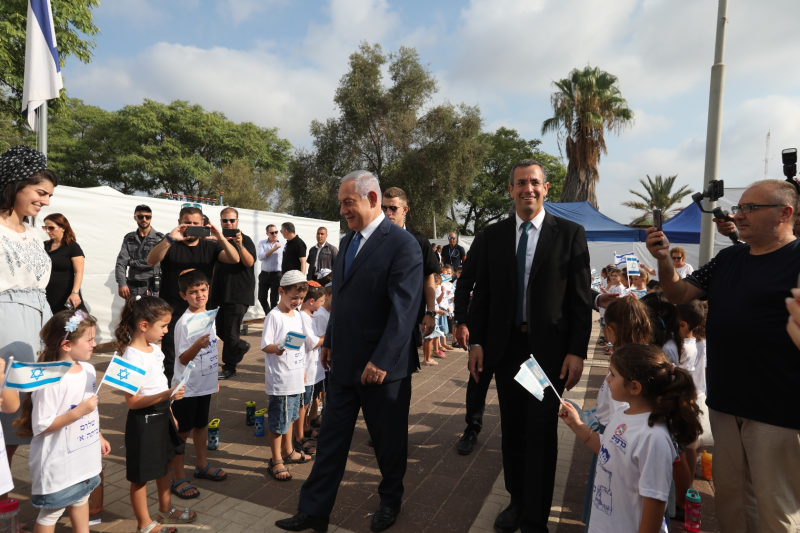
#> input picture content-kit/yesha/2026-10-education-carousel-v2/photos/elkana.jpg, 1600 x 1066 px, given in place of 5fd07075-image.png, which was not available (shown at 1/2 size)
$ python make_after.py ../../yesha/2026-10-education-carousel-v2/photos/elkana.jpg
#> lines starting #> are read from the running program, lines starting #| are printed output that depends on the picture; pictures that were not available may be replaced by others from this repository, and a replacement may not be noted
### content-kit/hatzionut-hadatit/2026-10-story-cities/make_video.py
"""Religious Zionism story video #2: activists across the country, city by city (1080x1920, 30fps, no music)."""
import os, subprocess, math
from PIL import Image, ImageDraw, ImageFont, ImageFilter

HERE = os.path.dirname(os.path.abspath(__file__))
SKILL = '/tmp/claude-0/-home-user-The-tur/1a5819ee-0cc0-5045-b086-4a8a80216453/scratchpad/pro-video-editing'
FONT_B = SKILL + '/assets/fonts/Karantina-Bold.ttf'
FONT_R = SKILL + '/assets/fonts/Karantina-Regular.ttf'
SFX = SKILL + '/assets/sfx/'
LOGO = '/root/.claude/uploads/1a5819ee-0cc0-5045-b086-4a8a80216453/5fd07075-image.png'   # original, untouched
M, P = HERE + '/media/', HERE + '/prep/'

W, H, FPS = 1080, 1920, 30
DEEP = (0x1B, 0x33, 0x36); TEAL_D = (0x2B, 0x51, 0x55); TEAL = (0x50, 0x92, 0x99)
TEAL_L = (0x69, 0xB4, 0xBD); PALE = (0xAD, 0xD5, 0xD9); MIST = (0xEA, 0xF2, 0xF3); WHITE = (255, 255, 255)

U = '/root/.claude/uploads/1a5819ee-0cc0-5045-b086-4a8a80216453/'
OPEN_T, PHOTO_T, END_T = 3.5, 1.0, 4.2
# north to south. ('v', file, start, dur, audio_from) — audio_from overrides the clip's own sound
CITIES = [
    ('קצרין', [('p', U + '4108a468-image.jpg'), ('v', M + 'v06-katzrin.mov', 0.6, 2.6)]),
    ('נתניה', [('p', U + 'caadec50-image.jpg'), ('p', U + 'caf39821-image.jpg')]),
    # clip 4's own sound is not used (it may name the yeshiva); the Petah Tikva bus chant from clip 8 plays under it
    ('פתח תקווה', [('v', M + 'v04-petahtikva.mov', 1.0, 3.0, (M + 'v08-petahtikva.mov', 3.5))]),
    ('תל אביב', [('v', M + 'v01-telaviv.mov', 0.2, 3.6), ('p', U + '9050e4fb-image.jpg')]),
    ('בת ים', [('v', M + 'v03-batyam.mov', 0.6, 3.6)]),
    ('ירושלים', [('p', U + '61660d37-image.jpg'), ('p', U + '7e0b1fe1-image.jpg')]),
    ('מעלה אדומים', [('p', U + 'd08a8e70-image.jpg')]),
    ('אשקלון', [('v', M + 'v13-ashkelon.mov', 0.0, 3.6), ('p', U + 'ea9a61af-image.jpg'), ('p', U + '78e5bd5b-image.jpg'),
                ('p', U + '6ea7f215-image.jpg'), ('p', U + 'c98b45b3-image.jpg')]),
]
OPEN_CLIP = (M + 'v08-petahtikva.mov', 0.0)
ITEMS = []          # (city_index, item, start, dur, first_in_city)
_t = OPEN_T
for ci, (city, items) in enumerate(CITIES):
    for k, it in enumerate(items):
        d = PHOTO_T if it[0] == 'p' else it[3]
        ITEMS.append((ci, it, _t, d, k == 0)); _t += d
END_START = _t
TOTAL = END_START + END_T
_fonts = {}
# [5 lines left out: function F, not called in this run]


def text(d, xy, s, size, fill, anchor='ra', bold=True, rtl=True):
    d.text(xy, s, font=F(size, bold), fill=fill, anchor=anchor, direction='rtl' if rtl else 'ltr')


def tw(d, s, size, bold=True):
    return d.textlength(s, font=F(size, bold), direction='rtl')


def ease_out(t):           # cubic
    t = min(max(t, 0), 1); return 1 - (1 - t) ** 3


def ease_back(t, s=1.4):
    t = min(max(t, 0), 1) - 1; return t * t * ((s + 1) * t + s) + 1


def logo_img(w):
#> called with w = 250
    lg = Image.open(LOGO).convert('RGBA'); lg = lg.crop(lg.getchannel('A').getbbox())
    return lg.resize((int(w), int(w * lg.height / lg.width)), Image.LANCZOS)


LOGO_TOP = logo_img(250)
LOGO_END = logo_img(760)
#> call 2 of logo_img, with w = 760
#> in logo_img (call 2), `return lg.resize((int(w), int(w * lg.height / lg.width)), Image.LANCZOS)`:
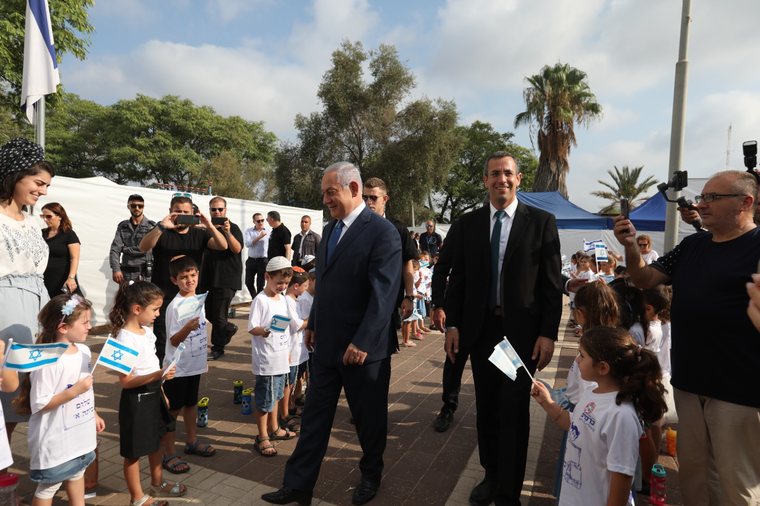
#> returned value: PIL image 760x506 RGBA; mean R, G, B, A 110.3, 106.2, 101.7, 255


# [5 lines left out: function chevron, not called in this run]


# ---------- cards: photos (slow push-in) and video clips ----------
CARD_W, CARD_MAXH, CARD_CY = 940, 1030, 870
# the ballot (פתק ט) as a faint watermark behind everything: letter + text only, tinted with the brand teal
# [7 lines left out: function ballot_layer, not called in this run]
# the real ballot, fixed top-right and slightly tilted, on screen for the whole video
def ballot_card(w=210, rot=-9):
#> called with w = 210, rot = -9
    b = Image.open(U + '6157759a-image.jpg').convert('RGB')
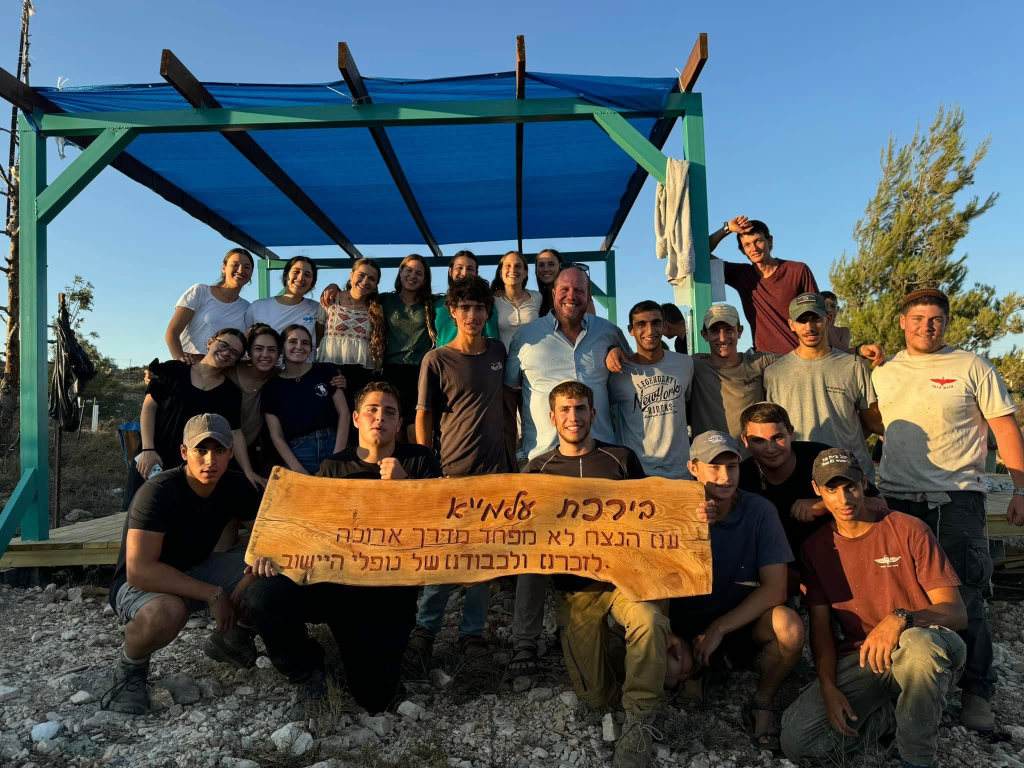
#> input picture content-kit/yesha/2026-10-education-carousel-v2/photos/excellence.jpg, 2048 x 1536 px, given in place of 6157759a-image.jpg, which was not available (shown at 1/2 size)
#> b is the input picture: PIL image 2048x1536 RGB; mean R, G, B 81.3, 89.9, 92.3
    b = b.resize((w, int(w * b.height / b.width)), Image.LANCZOS)
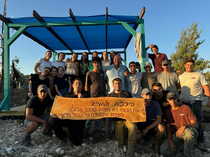
#> b: PIL image 210x157 RGB; mean R, G, B 81.4, 89.9, 92.3
    pad = 24; lay = Image.new('RGBA', (b.width + pad * 2, b.height + pad * 2), (0, 0, 0, 0))
#> after `lay = Image.new('RGBA', (b.width + pad * 2, b.height + pad * 2), (0, 0`: lay: PIL image 258x205 RGBA; every value is 0
    sh = Image.new('RGBA', lay.size, (0, 0, 0, 0)); ImageDraw.Draw(sh).rectangle((pad + 6, pad + 10, pad + b.width + 6, pad + b.height + 10), fill=(0, 0, 0, 120))
#> after `ImageDraw.Draw(sh).rectangle((pad + 6, pad + 10, pad + b.width + 6, pa`:
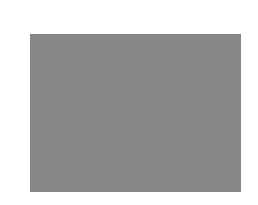
#> sh: PIL image 258x205 RGBA; mean R, G, B, A 0, 0, 0, 75.6; transparent parts drawn white
    lay.alpha_composite(sh.filter(ImageFilter.GaussianBlur(10))); lay.paste(b, (pad, pad))
#> after `lay.alpha_composite(sh.filter(ImageFilter.GaussianBlur(10)))`:
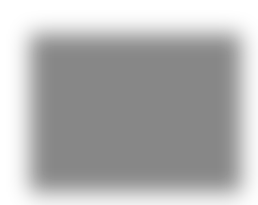
#> lay: PIL image 258x205 RGBA; mean R, G, B, A 0, 0, 0, 75.4; transparent parts drawn white
#> after `lay.paste(b, (pad, pad))`:
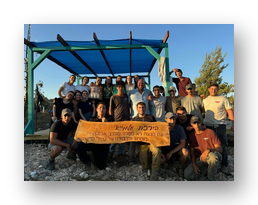
#> lay: PIL image 258x205 RGBA; mean R, G, B, A 50.7, 56.1, 57.5, 168.1; transparent parts drawn white
    return lay.rotate(rot, resample=Image.BICUBIC, expand=True)
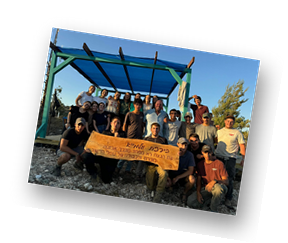
#> returned value: PIL image 288x243 RGBA; mean R, G, B, A 38.5, 42.6, 43.8, 126.8; transparent parts drawn white
BALLOT = ballot_card()
def add_ballot(img):
    img.paste(BALLOT, (W - BALLOT.width - 26, 40), BALLOT)
    return img
# [6 lines left out: function _bg, not called in this run]

class Card:
    # [68 lines left out: functions __init__, card, draw_route, item_frame, not called in this run]

GRAD = Image.new('RGBA', (W, H), (0, 0, 0, 0))
#> GRAD: PIL image 1080x1920 RGBA; every value is 0
_g = ImageDraw.Draw(GRAD)
for y in range(H):
    t = y / H
    a = int(170 * max(0, 1 - t / 0.16)) + int(235 * max(0, (t - 0.45) / 0.55) ** 1.3)
    _g.line([(0, y), (W, y)], fill=DEEP + (min(a, 235),))


# [13 lines left out: function pop_line, not called in this run]


# ---------- opener: the Petah Tikva bus chanting, full bleed ----------
OPEN_FRAMES = P + 'open/'
# [20 lines left out: functions prep_opener, open_frame, not called in this run]


# ---------- end card ----------
END_BG = Image.new('RGB', (W, H)); _e = ImageDraw.Draw(END_BG)
#> after `END_BG = Image.new('RGB', (W, H))`: END_BG: PIL image 1080x1920 RGB; every value is 0
for y in range(H):
    t = y / H
    _e.line([(0, y), (W, y)], fill=tuple(int(DEEP[k] + (TEAL_D[k] - DEEP[k]) * t) for k in range(3)))


# [58 lines left out: functions end_frame, render, mix_audio, not called in this run]


# [15 lines that do not run on import are left out]

### content-kit/hatzionut-hadatit/2026-10-story-cities/make_after.py
"""Religious Zionism aftermovie: fast, full-bleed mix of the field clips and photos, cut to the chants. No locations, minimal graphics, no music."""
import os, sys, math, random, subprocess
sys.path.insert(0, os.path.dirname(os.path.abspath(__file__)))
from make_video import *          # colours, fonts, easing, logo, ballot, U/M/P paths
from PIL import Image, ImageDraw, ImageFilter, ImageEnhance

B = 0.5                            # one beat (120 bpm): photo cuts land on the grid
v = lambda n: M + n + '.mov'
ph = lambda n: U + n + '-image.jpg'
# (kind, src, start, dur[, opts]) — opts: audio=(file, start) replaces the clip's own sound, mute=True uses the chant bed,
# cut=fraction of the frame bottom to crop away, box=(x0, y0, x1, y1) photo crop
SHOTS = [
    ('v', v('v22'), 7.4, 3.6),                                   # market march, the chant leader
    ('p', ph('730c5ab5'), 0, B), ('p', ph('1f888923'), 0, B), ('p', ph('caadec50'), 0, B), ('p', ph('4d59f7ec'), 0, B),
    ('v', v('v08-petahtikva'), 1.0, 2.5),
    ('p', ph('2e3afae4'), 0, B), ('p', ph('c7448a3d'), 0, B), ('p', ph('acd39014'), 0, B),
    ('v', v('v20'), 0.4, 2.8),                                   # night, flags, dancing
    ('p', ph('59cbbb2b'), 0, B), ('p', ph('65ff0f58'), 0, B, {'box': (540, 300, 1200, 1473)}), ('p', ph('483b25f8'), 0, B),
    ('v', v('v01-telaviv'), 4.7, 3.4),
    ('p', ph('ea9a61af'), 0, B), ('p', ph('c25a9b99'), 0, B), ('p', ph('7e0b1fe1'), 0, B),
    ('v', v('v24'), 12.0, 2.2, {'cut': .2, 'mute': True}),
    ('v', v('v03-batyam'), 0.3, 2.8),
    ('p', ph('488d6f05'), 0, B), ('p', ph('537b1a3c'), 0, B), ('p', ph('d08a8e70'), 0, B),
    ('v', v('v21'), 1.0, 2.4),
    ('p', ph('4108a468'), 0, B), ('p', ph('caf39821'), 0, B), ('p', ph('fe470ce1'), 0, B, {'box': (0, 320, 740, 1200)}),
    ('v', v('v06-katzrin'), 1.0, 1.5, {'mute': True}),
    # clip 4's own sound is not used (it may name the yeshiva); the Petah Tikva bus chant from clip 8 plays there
    ('v', v('v04-petahtikva'), 3.5, 2.3, {'audio': (v('v08-petahtikva'), 3.9)}),
    ('p', ph('6ea7f215'), 0, B), ('p', ph('5ef87594'), 0, B), ('p', ph('67189ec9'), 0, B),
    ('v', v('v13-ashkelon'), 1.0, 2.3),
    ('v', v('v23'), 45.5, 1.8, {'mute': True}),
] + [('p', ph(n), 0, B / 2) for n in ('f3cca4bb', 'c98b45b3', '9af885fb', '815fbc51', '2537c127', '9db39b34', 'f54a4173', 'c954132c', '61660d37',
                                     '72b62016', '78e5bd5b', '9050e4fb', '4a4ef56a')] + [('p', ph('4f010c1d'), 0, B / 2, {'box': (0, 450, 620, 1550)})]
END_D = 4.4
T0 = []; _t = 0
for s_ in SHOTS: T0.append(_t); _t += s_[3]
END_AT = _t; TOT = END_AT + END_D
opt = lambda s_: s_[4] if len(s_) > 4 else {}
_dur = {}
def fdur(f):
#> (the run stopped early here; a loop or call above may not have finished)
